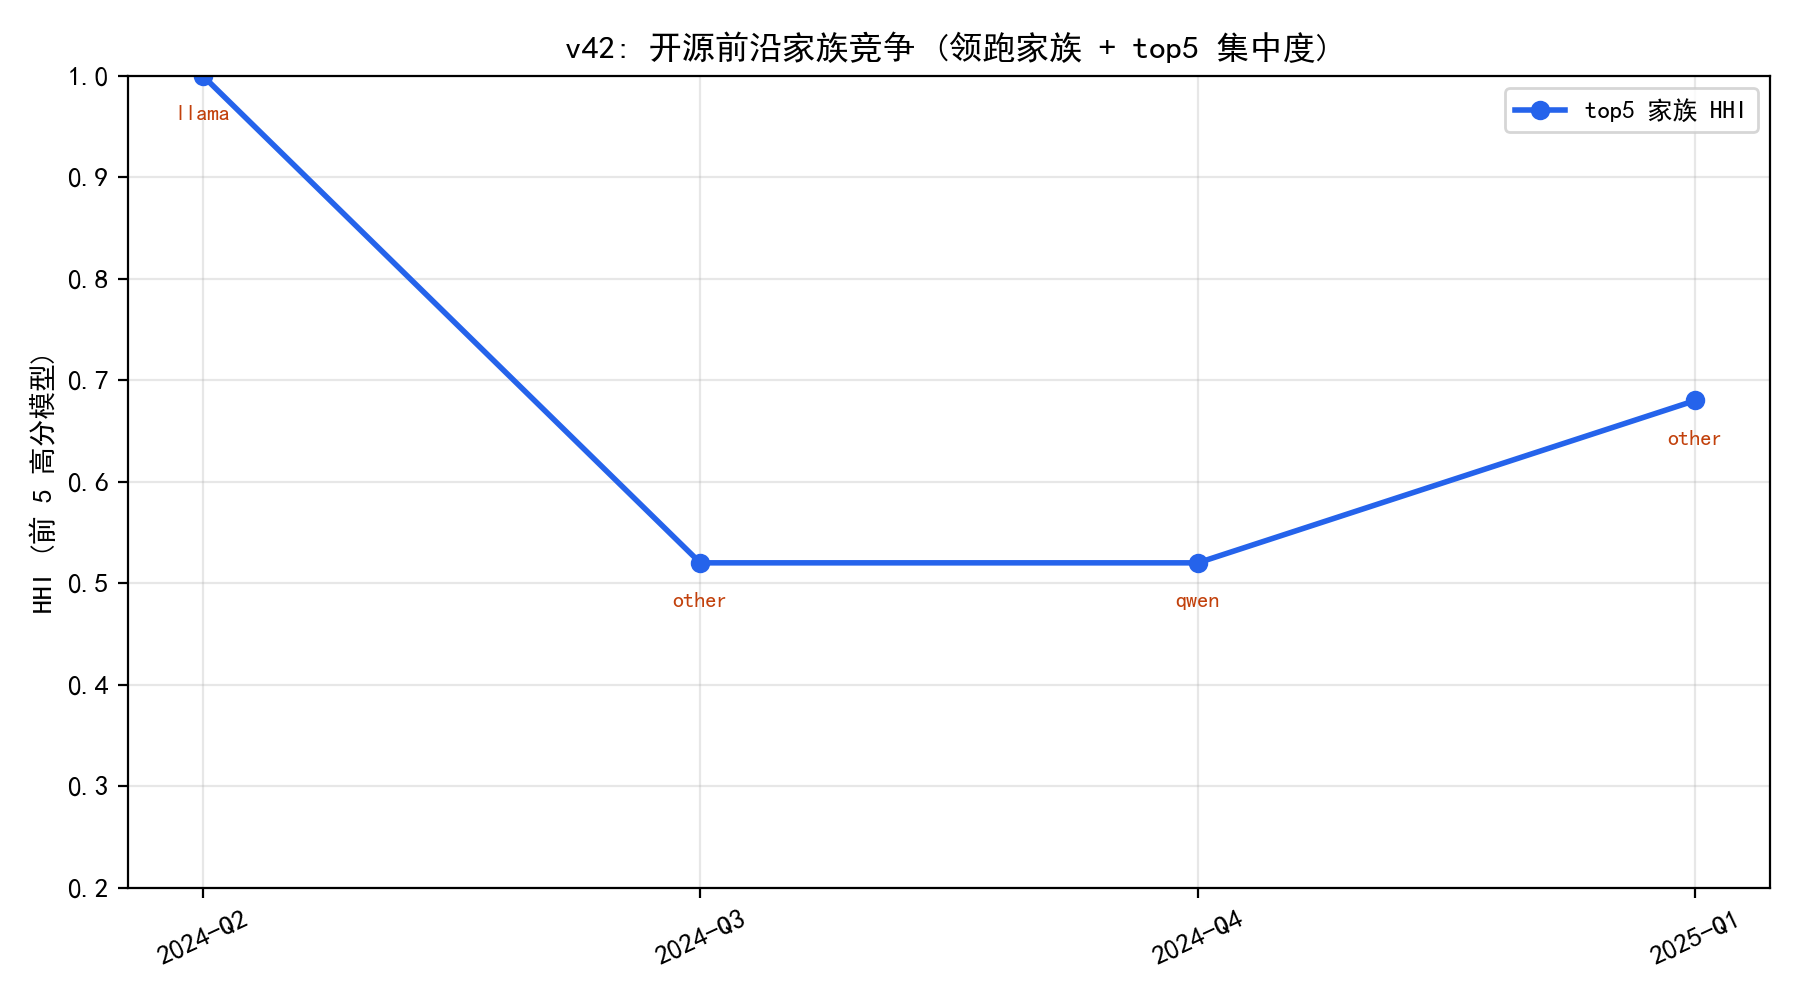

Recreate this plot in Python.
# -*- coding: utf-8 -*-
"""
v42 实验: 开源前沿的家族竞争动态
按季度识别开源前沿的领跑家族 (按 Model 关键词匹配 Llama/Qwen/Gemma/
DeepSeek/Mistral/Phi 等) 与竞争广度:
1) 每季度领跑家族 (开源行 S 最大者的家族) 与紧随其后的家族;
2) 竞争集中度: 前 5 高分模型家族的 HHI (越分散竞争越激烈).
输出: experiments/v42_p4_family_dyn.csv/.json/.png
"""
import os, sys, json
import numpy as np
import pandas as pd
sys.path.insert(0, os.path.join(os.path.dirname(__file__), "..", "code"))
from common import C, BASE

EX = os.path.join(os.path.dirname(__file__))
os.makedirs(EX, exist_ok=True)

import matplotlib
matplotlib.use("Agg")
import matplotlib.pyplot as plt
import matplotlib.font_manager as fm
for _f in ("SimHei.ttf", "simsun.ttf"):
    _p = os.path.join(BASE, _f)
    if os.path.exists(_p):
        fm.fontManager.addfont(_p)
plt.rcParams["font.sans-serif"] = ["SimHei"]
plt.rcParams["axes.unicode_minus"] = False

FAMILIES = ["llama", "qwen", "gemma", "deepseek", "mistral", "phi", "olmo",
            "gpt", "claude", "baichuan", "yi", "falcon"]


def fam_of(name):
    n = str(name).lower()
    for f in FAMILIES:
        if f in n:
            return f
    return "other"


def main():
    lb = pd.read_csv(os.path.join(C, "leaderboard_cleaned.csv"))
    lb["date"] = pd.to_datetime(lb["Submission Date"], errors="coerce")
    lb = lb[lb["date"].notna()]
    lic = lb["Hub License"].fillna("").astype(str).str.contains(
        "apache|mit|bsd|cc-by|llama|gemma|open", case=False, na=False)
    dfm = lb[(lb["#Params (B)"] > 0) & (lb["Average ⬆️"] > 0) & lic].copy()
    dfm["qtr"] = dfm["date"].dt.year.astype(str) + "-Q" + \
        ((dfm["date"].dt.month - 1) // 3 + 1).astype(str)
    dfm["family"] = dfm["Model"].apply(fam_of)
    rows = []
    for q, g in dfm.groupby("qtr"):
        top = g.sort_values("Average ⬆️", ascending=False).head(5)
        top5 = top["family"].value_counts().to_dict()
        shares = np.array(list(top5.values()), dtype=float) / 5.0
        hhi = float((shares ** 2).sum())
        leader = g.loc[g["Average ⬆️"].idxmax()]
        runner = g[g["family"] != leader["family"]].sort_values("Average ⬆️", ascending=False)
        runner_fam = fam_of(runner.iloc[0]["Model"]) if len(runner) else "none"
        rows.append({"qtr": q, "leader": fam_of(leader["Model"]), "S_leader": float(leader["Average ⬆️"]),
                     "runner": runner_fam, "hhi_top5": hhi,
                     "n": len(g), "families": sorted(g["family"].unique())})
        print(f"{q}: 领跑={fam_of(leader['Model'])} ({leader['Average ⬆️']:.1f}) "
              f"| 第二={runner_fam} | top5 HHI={hhi:.2f} | 家族数={len(g['family'].unique())}")
    rdf = pd.DataFrame(rows)
    rdf.to_csv(os.path.join(EX, "v42_p4_family_dyn.csv"), index=False, encoding="utf-8-sig")

    fig, ax = plt.subplots(figsize=(9, 5))
    ax.plot(range(len(rdf)), rdf["hhi_top5"], "o-", color="#2563EB", lw=2, label="top5 家族 HHI")
    ax.set_xticks(range(len(rdf))); ax.set_xticklabels(rdf["qtr"], rotation=25)
    ax.set_ylabel("HHI (前 5 高分模型)"); ax.set_ylim(0.2, 1.0)
    for i, r in rdf.iterrows():
        ax.annotate(r["leader"], (i, r["hhi_top5"]),
                    textcoords="offset points", xytext=(0, -16), ha="center", fontsize=8, color="#C2410C")
    ax.set_title("v42: 开源前沿家族竞争 (领跑家族 + top5 集中度)")
    ax.legend(fontsize=9); ax.grid(alpha=0.3)
    fig.tight_layout(); fig.savefig(os.path.join(EX, "v42_p4_family_dyn.png"), dpi=200)
    plt.close(fig)

    with open(os.path.join(EX, "v42_p4_family_dyn.json"), "w", encoding="utf-8") as f:
        json.dump(rows, f, ensure_ascii=False, indent=2)
    print("\ndone v42")


if __name__ == "__main__":
    main()
